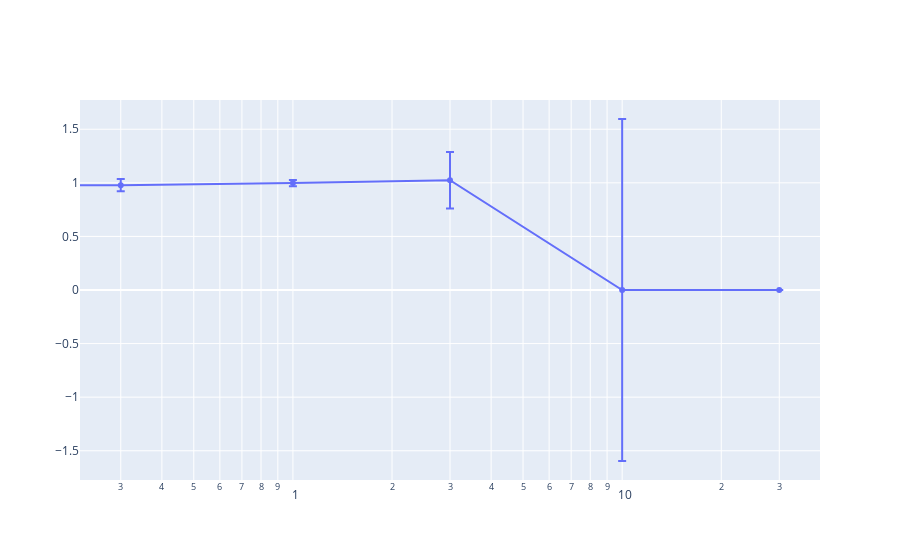

Notebook code cell kept with this figure:
### Code cell
import plotly.graph_objects as go
xs = list(map(float, pivoted.columns))
print(xs)
fig = go.Figure(data=go.Scatter(
        x=xs,
        y=ys,
        error_y=dict(
            type='data', # value of error bar given in data coordinates
            array=stds,
            visible=True)
    ))
fig.update_xaxes(type="log")
fig.show()

### Figure 1 — Plotly figure (JSON) as saved in the notebook; plotly's stock layout.template omitted (floating-point values rounded to 4 significant figures)
{"data": [{"error_y": {"array": [0, 0.0575, 0.02882, 0.2642, 1.596, 0], "type": "data", "visible": true}, "type": "scatter", "x": [0, 0.3, 1, 3, 10, 30], "y": [1, 0.9781, 0.9978, 1.024, 0, 0]}], "layout": {"xaxis": {"type": "log"}}}
